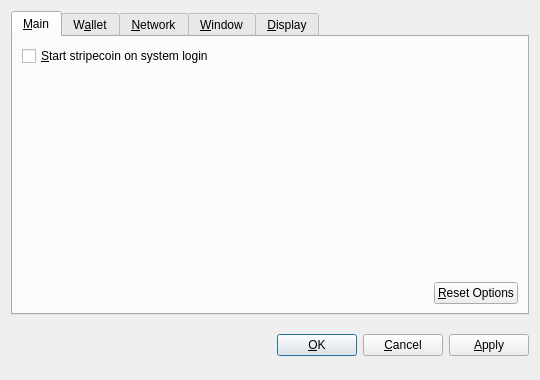
<?xml version="1.0" encoding="UTF-8"?>
<ui version="4.0">
 <class>OptionsDialog</class>
 <widget class="QDialog" name="OptionsDialog">
  <property name="geometry">
   <rect>
    <x>0</x>
    <y>0</y>
    <width>540</width>
    <height>380</height>
   </rect>
  </property>
  <property name="windowTitle">
   <string>Options</string>
  </property>
  <property name="modal">
   <bool>true</bool>
  </property>
  <layout class="QVBoxLayout" name="verticalLayout">
   <item>
    <widget class="QTabWidget" name="tabWidget">
     <property name="tabPosition">
      <enum>QTabWidget::North</enum>
     </property>
     <property name="currentIndex">
      <number>0</number>
     </property>
     <widget class="QWidget" name="tabMain">
      <attribute name="title">
       <string>&amp;Main</string>
      </attribute>
      <layout class="QVBoxLayout" name="verticalLayout_Main">
       <item>
        <widget class="QCheckBox" name="bitcoinAtStartup">
         <property name="toolTip">
          <string>Automatically start stripecoin after logging in to the system.</string>
         </property>
         <property name="text">
          <string>&amp;Start stripecoin on system login</string>
         </property>
        </widget>
       </item>
       <item>
        <spacer name="verticalSpacer_Main">
         <property name="orientation">
          <enum>Qt::Vertical</enum>
         </property>
         <property name="sizeHint" stdset="0">
          <size>
           <width>20</width>
           <height>40</height>
          </size>
         </property>
        </spacer>
       </item>
       <item>
        <layout class="QHBoxLayout" name="horizontalLayout_2_Main">
         <item>
          <spacer name="horizontalSpacer_2_Main">
           <property name="orientation">
            <enum>Qt::Horizontal</enum>
           </property>
           <property name="sizeHint" stdset="0">
            <size>
             <width>40</width>
             <height>20</height>
            </size>
           </property>
          </spacer>
         </item>
         <item>
          <widget class="QPushButton" name="resetButton">
           <property name="toolTip">
            <string>Reset all client options to default.</string>
           </property>
           <property name="text">
            <string>&amp;Reset Options</string>
           </property>
           <property name="autoDefault">
            <bool>false</bool>
           </property>
          </widget>
         </item>
        </layout>
       </item>
      </layout>
     </widget>
     <widget class="QWidget" name="tabWallet">
      <attribute name="title">
       <string>W&amp;allet</string>
      </attribute>
      <layout class="QVBoxLayout" name="verticalLayout_Network">
       <item>
        <widget class="QLabel" name="transactionFeeInfoLabel">
         <property name="text">
          <string>Optional transaction fee per kB that helps make sure your transactions are processed quickly. Most transactions are 1 kB.</string>
         </property>
         <property name="textFormat">
          <enum>Qt::PlainText</enum>
         </property>
         <property name="wordWrap">
          <bool>true</bool>
         </property>
        </widget>
       </item>
       <item>
        <layout class="QHBoxLayout" name="horizontalLayout_1_Main">
         <item>
          <widget class="QLabel" name="transactionFeeLabel">
           <property name="text">
            <string>Pay transaction &amp;fee</string>
           </property>
           <property name="textFormat">
            <enum>Qt::PlainText</enum>
           </property>
           <property name="buddy">
            <cstring>transactionFee</cstring>
           </property>
          </widget>
         </item>
         <item>
          <widget class="BitcoinAmountField" name="transactionFee"/>
         </item>
         <item>
          <spacer name="horizontalSpacer_1_Main">
           <property name="orientation">
            <enum>Qt::Horizontal</enum>
           </property>
           <property name="sizeHint" stdset="0">
            <size>
             <width>40</width>
             <height>20</height>
            </size>
           </property>
          </spacer>
         </item>
        </layout>
       </item>
       <item>
        <widget class="QLabel" name="label">
         <property name="text">
          <string>If you disable the spending of unconfirmed change, the change from a transaction cannot be used until that transaction has at least one confirmation. This also affects how your balance is computed.</string>
         </property>
         <property name="wordWrap">
          <bool>true</bool>
         </property>
        </widget>
       </item>
       <item>
        <widget class="QCheckBox" name="spendZeroConfChange">
         <property name="text">
          <string>Spend unconfirmed change  (experts only)</string>
         </property>
        </widget>
       </item>
       <item>
        <spacer name="verticalSpacer">
         <property name="orientation">
          <enum>Qt::Vertical</enum>
         </property>
         <property name="sizeHint" stdset="0">
          <size>
           <width>20</width>
           <height>40</height>
          </size>
         </property>
        </spacer>
       </item>
      </layout>
     </widget>
     <widget class="QWidget" name="tabNetwork">
      <attribute name="title">
       <string>&amp;Network</string>
      </attribute>
      <layout class="QVBoxLayout" name="verticalLayout_Network">
       <item>
        <widget class="QCheckBox" name="mapPortUpnp">
         <property name="toolTip">
          <string>Automatically open the stripecoin client port on the router. This only works when your router supports UPnP and it is enabled.</string>
         </property>
         <property name="text">
          <string>Map port using &amp;UPnP</string>
         </property>
        </widget>
       </item>
       <item>
        <widget class="QCheckBox" name="connectSocks">
         <property name="toolTip">
          <string>Connect to the stripecoin network through a SOCKS proxy (e.g. when connecting through Tor).</string>
         </property>
         <property name="text">
          <string>&amp;Connect through SOCKS proxy:</string>
         </property>
        </widget>
       </item>
       <item>
        <layout class="QHBoxLayout" name="horizontalLayout_Network">
         <item>
          <widget class="QLabel" name="proxyIpLabel">
           <property name="text">
            <string>Proxy &amp;IP:</string>
           </property>
           <property name="textFormat">
            <enum>Qt::PlainText</enum>
           </property>
           <property name="buddy">
            <cstring>proxyIp</cstring>
           </property>
          </widget>
         </item>
         <item>
          <widget class="QValidatedLineEdit" name="proxyIp">
           <property name="maximumSize">
            <size>
             <width>140</width>
             <height>16777215</height>
            </size>
           </property>
           <property name="toolTip">
            <string>IP address of the proxy (e.g. 127.0.0.1)</string>
           </property>
          </widget>
         </item>
         <item>
          <widget class="QLabel" name="proxyPortLabel">
           <property name="text">
            <string>&amp;Port:</string>
           </property>
           <property name="textFormat">
            <enum>Qt::PlainText</enum>
           </property>
           <property name="buddy">
            <cstring>proxyPort</cstring>
           </property>
          </widget>
         </item>
         <item>
          <widget class="QLineEdit" name="proxyPort">
           <property name="maximumSize">
            <size>
             <width>55</width>
             <height>16777215</height>
            </size>
           </property>
           <property name="toolTip">
            <string>Port of the proxy (e.g. 9050)</string>
           </property>
          </widget>
         </item>
         <item>
          <widget class="QLabel" name="socksVersionLabel">
           <property name="text">
            <string>SOCKS &amp;Version:</string>
           </property>
           <property name="textFormat">
            <enum>Qt::PlainText</enum>
           </property>
           <property name="buddy">
            <cstring>socksVersion</cstring>
           </property>
          </widget>
         </item>
         <item>
          <widget class="QValueComboBox" name="socksVersion">
           <property name="toolTip">
            <string>SOCKS version of the proxy (e.g. 5)</string>
           </property>
          </widget>
         </item>
         <item>
          <spacer name="horizontalSpacer_Network">
           <property name="orientation">
            <enum>Qt::Horizontal</enum>
           </property>
           <property name="sizeHint" stdset="0">
            <size>
             <width>40</width>
             <height>20</height>
            </size>
           </property>
          </spacer>
         </item>
        </layout>
       </item>
       <item>
        <spacer name="verticalSpacer_Network">
         <property name="orientation">
          <enum>Qt::Vertical</enum>
         </property>
         <property name="sizeHint" stdset="0">
          <size>
           <width>20</width>
           <height>40</height>
          </size>
         </property>
        </spacer>
       </item>
      </layout>
     </widget>
     <widget class="QWidget" name="tabWindow">
      <attribute name="title">
       <string>&amp;Window</string>
      </attribute>
      <layout class="QVBoxLayout" name="verticalLayout_Window">
       <item>
        <widget class="QCheckBox" name="minimizeToTray">
         <property name="toolTip">
          <string>Show only a tray icon after minimizing the window.</string>
         </property>
         <property name="text">
          <string>&amp;Minimize to the tray instead of the taskbar</string>
         </property>
        </widget>
       </item>
       <item>
        <widget class="QCheckBox" name="minimizeOnClose">
         <property name="toolTip">
          <string>Minimize instead of exit the application when the window is closed. When this option is enabled, the application will be closed only after selecting Quit in the menu.</string>
         </property>
         <property name="text">
          <string>M&amp;inimize on close</string>
         </property>
        </widget>
       </item>
       <item>
        <spacer name="verticalSpacer_Window">
         <property name="orientation">
          <enum>Qt::Vertical</enum>
         </property>
         <property name="sizeHint" stdset="0">
          <size>
           <width>20</width>
           <height>40</height>
          </size>
         </property>
        </spacer>
       </item>
      </layout>
     </widget>
     <widget class="QWidget" name="tabDisplay">
      <attribute name="title">
       <string>&amp;Display</string>
      </attribute>
      <layout class="QVBoxLayout" name="verticalLayout_Display">
       <item>
        <layout class="QHBoxLayout" name="horizontalLayout_1_Display">
         <item>
          <widget class="QLabel" name="langLabel">
           <property name="text">
            <string>User Interface &amp;language:</string>
           </property>
           <property name="textFormat">
            <enum>Qt::PlainText</enum>
           </property>
           <property name="buddy">
            <cstring>lang</cstring>
           </property>
          </widget>
         </item>
         <item>
          <widget class="QValueComboBox" name="lang">
           <property name="toolTip">
            <string>The user interface language can be set here. This setting will take effect after restarting stripecoin.</string>
           </property>
          </widget>
         </item>
        </layout>
       </item>
       <item>
        <layout class="QHBoxLayout" name="horizontalLayout_2_Display">
         <item>
          <widget class="QLabel" name="unitLabel">
           <property name="text">
            <string>&amp;Unit to show amounts in:</string>
           </property>
           <property name="textFormat">
            <enum>Qt::PlainText</enum>
           </property>
           <property name="buddy">
            <cstring>unit</cstring>
           </property>
          </widget>
         </item>
         <item>
          <widget class="QValueComboBox" name="unit">
           <property name="toolTip">
            <string>Choose the default subdivision unit to show in the interface and when sending coins.</string>
           </property>
          </widget>
         </item>
        </layout>
       </item>
       <item>
        <widget class="QCheckBox" name="displayAddresses">
         <property name="toolTip">
          <string>Whether to show stripecoin addresses in the transaction list or not.</string>
         </property>
         <property name="text">
          <string>&amp;Display addresses in transaction list</string>
         </property>
        </widget>
       </item>
       <item>
        <widget class="QCheckBox" name="coinControlFeatures">
         <property name="toolTip">
          <string>Whether to show coin control features or not.</string>
         </property>
         <property name="text">
          <string>Display coin &amp;control features (experts only!)</string>
         </property>
        </widget>
       </item>
       <item>
        <spacer name="verticalSpacer_Display">
         <property name="orientation">
          <enum>Qt::Vertical</enum>
         </property>
         <property name="sizeHint" stdset="0">
          <size>
           <width>20</width>
           <height>40</height>
          </size>
         </property>
        </spacer>
       </item>
      </layout>
     </widget>
    </widget>
   </item>
   <item>
    <layout class="QHBoxLayout" name="horizontalLayout_Buttons">
     <item>
      <spacer name="horizontalSpacer_1">
       <property name="orientation">
        <enum>Qt::Horizontal</enum>
       </property>
       <property name="sizeHint" stdset="0">
        <size>
         <width>40</width>
         <height>48</height>
        </size>
       </property>
      </spacer>
     </item>
     <item>
      <widget class="QLabel" name="statusLabel">
       <property name="font">
        <font>
         <weight>75</weight>
         <bold>true</bold>
        </font>
       </property>
       <property name="text">
        <string/>
       </property>
       <property name="textFormat">
        <enum>Qt::PlainText</enum>
       </property>
       <property name="wordWrap">
        <bool>true</bool>
       </property>
      </widget>
     </item>
     <item>
      <spacer name="horizontalSpacer_2">
       <property name="orientation">
        <enum>Qt::Horizontal</enum>
       </property>
       <property name="sizeHint" stdset="0">
        <size>
         <width>40</width>
         <height>48</height>
        </size>
       </property>
      </spacer>
     </item>
     <item>
      <widget class="QPushButton" name="okButton">
       <property name="text">
        <string>&amp;OK</string>
       </property>
      </widget>
     </item>
     <item>
      <widget class="QPushButton" name="cancelButton">
       <property name="text">
        <string>&amp;Cancel</string>
       </property>
       <property name="autoDefault">
        <bool>false</bool>
       </property>
      </widget>
     </item>
     <item>
      <widget class="QPushButton" name="applyButton">
       <property name="text">
        <string>&amp;Apply</string>
       </property>
       <property name="autoDefault">
        <bool>false</bool>
       </property>
      </widget>
     </item>
    </layout>
   </item>
  </layout>
 </widget>
 <customwidgets>
  <customwidget>
   <class>BitcoinAmountField</class>
   <extends>QSpinBox</extends>
   <header>bitcoinamountfield.h</header>
  </customwidget>
  <customwidget>
   <class>QValueComboBox</class>
   <extends>QComboBox</extends>
   <header>qvaluecombobox.h</header>
  </customwidget>
  <customwidget>
   <class>QValidatedLineEdit</class>
   <extends>QLineEdit</extends>
   <header>qvalidatedlineedit.h</header>
  </customwidget>
 </customwidgets>
 <resources/>
 <connections/>
</ui>
